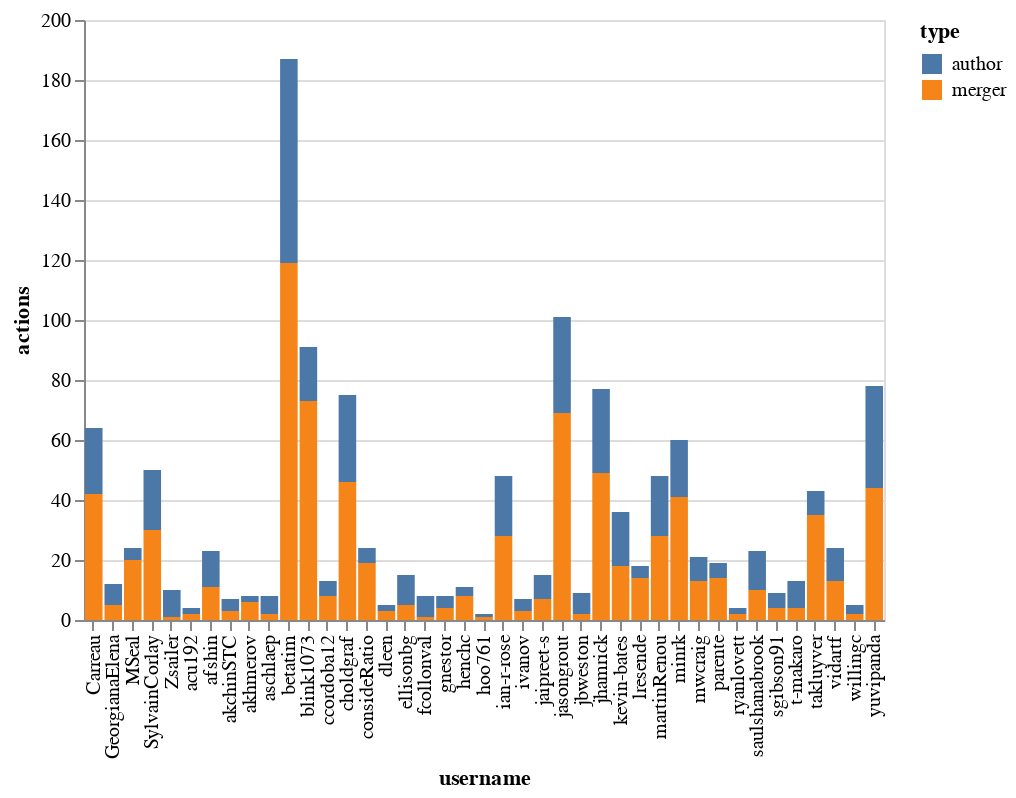

Write notebook code for a chart like this one.
### Markdown cell above
Authoring and merging stats by repo

### Code cell
merged_by = pd.Series(merged_by, name='merger')
pr_by = pd.Series(pr_by, name='author')
stats = pd.merge(merged_by, pr_by, left_index=True, right_index=True)
stats.index.name = "username"
stats.columns.name = "type"
stats = stats.stack()
stats.name = "actions"
stats = stats.reset_index()
ch = alt.Chart(data=stats)
bar = ch.mark_bar().encode(
    x="username",
    y="actions",
    color="type"
)
bar

### Figure 1 — Vega-Lite specification as saved in the notebook (floating-point values rounded to 4 significant figures)
{"$schema": "https://vega.github.io/schema/vega-lite/v3.3.0.json", "config": {"mark": {"tooltip": null}, "view": {"height": 300, "width": 400}}, "data": {"name": "data-de78a0fe68f886ef51f894b4daa11cfd"}, "datasets": {"data-de78a0fe68f886ef51f894b4daa11cfd": [{"actions": 46, "type": "merger", "username": "choldgraf"}, {"actions": 29, "type": "author", "username": "choldgraf"}, {"actions": 41, "type": "merger", "username": "minrk"}, {"actions": 19, "type": "author", "username": "minrk"}, {"actions": 73, "type": "merger", "username": "blink1073"}, {"actions": 18, "type": "author", "username": "blink1073"}, {"actions": 42, "type": "merger", "username": "Carreau"}, {"actions": 22, "type": "author", "username": "Carreau"}, {"actions": 14, "type": "merger", "username": "parente"}, {"actions": 5, "type": "author", "username": "parente"}, {"actions": 18, "type": "merger", "username": "kevin-bates"}, {"actions": 18, "type": "author", "username": "kevin-bates"}, {"actions": 3, "type": "merger", "username": "akchinSTC"}, {"actions": 4, "type": "author", "username": "akchinSTC"}, {"actions": 14, "type": "merger", "username": "lresende"}, {"actions": 4, "type": "author", "username": "lresende"}, {"actions": 6, "type": "merger", "username": "akhmerov"}, {"actions": 2, "type": "author", "username": "akhmerov"}, {"actions": 30, "type": "merger", "username": "SylvainCorlay"}, {"actions": 20, "type": "author", "username": "SylvainCorlay"}, {"actions": 2, "type": "merger", "username": "jbweston"}, {"actions": 7, "type": "author", "username": "jbweston"}, {"actions": 20, "type": "merger", "username": "MSeal"}, {"actions": 4, "type": "author", "username": "MSeal"}, {"actions": 35, "type": "merger", "username": "takluyver"}, {"actions": 8, "type": "author", "username": "takluyver"}, {"actions": 3, "type": "merger", "username": "ivanov"}, {"actions": 4, "type": "author", "username": "ivanov"}, {"actions": 2, "type": "merger", "username": "willingc"}, {"actions": 3, "type": "author", "username": "willingc"}, {"actions": 4, "type": "merger", "username": "t-makaro"}, {"actions": 9, "type": "author", "username": "t-makaro"}, {"actions": 13, "type": "merger", "username": "vidartf"}, {"actions": 11, "type": "author", "username": "vidartf"}, {"actions": 49, "type": "merger", "username": "jhamrick"}, {"actions": 28, "type": "author", "username": "jhamrick"}, {"actions": 8, "type": "merger", "username": "ccordoba12"}, {"actions": 5, "type": "author", "username": "ccordoba12"}, {"actions": 119, "type": "merger", "username": "betatim"}, {"actions": 68, "type": "author", "username": "betatim"}, {"actions": 44, "type": "merger", "username": "yuvipanda"}, {"actions": 34, "type": "author", "username": "yuvipanda"}, {"actions": 19, "type": "merger", "username": "consideRatio"}, {"actions": 5, "type": "author", "username": "consideRatio"}, {"actions": 7, "type": "merger", "username": "jaipreet-s"}, {"actions": 8, "type": "author", "username": "jaipreet-s"}, {"actions": 28, "type": "merger", "username": "martinRenou"}, {"actions": 20, "type": "author", "username": "martinRenou"}, {"actions": 69, "type": "merger", "username": "jasongrout"}, {"actions": 32, "type": "author", "username": "jasongrout"}, {"actions": 13, "type": "merger", "username": "mwcraig"}, {"actions": 8, "type": "author", "username": "mwcraig"}, {"actions": 4, "type": "merger", "username": "sgibson91"}, {"actions": 5, "type": "author", "username": "sgibson91"}, {"actions": 2, "type": "merger", "username": "ryanlovett"}, {"actions": 2, "type": "author", "username": "ryanlovett"}, {"actions": 8, "type": "merger", "username": "henchc"}, {"actions": 3, "type": "author", "username": "henchc"}, {"actions": 5, "type": "merger", "username": "GeorgianaElena"}, {"actions": 7, "type": "author", "username": "GeorgianaElena"}, {"actions": 28, "type": "merger", "username": "ian-r-rose"}, {"actions": 20, "type": "author", "username": "ian-r-rose"}, {"actions": 4, "type": "merger", "username": "gnestor"}, {"actions": 4, "type": "author", "username": "gnestor"}, {"actions": 2, "type": "merger", "username": "aschlaep"}, {"actions": 6, "type": "author", "username": "aschlaep"}, {"actions": 10, "type": "merger", "username": "saulshanabrook"}, {"actions": 13, "type": "author", "username": "saulshanabrook"}, {"actions": 5, "type": "merger", "username": "ellisonbg"}, {"actions": 10, "type": "author", "username": "ellisonbg"}, {"actions": 11, "type": "merger", "username": "afshin"}, {"actions": 12, "type": "author", "username": "afshin"}, {"actions": 1, "type": "merger", "username": "fcollonval"}, {"actions": 7, "type": "author", "username": "fcollonval"}, {"actions": 2, "type": "merger", "username": "acu192"}, {"actions": 2, "type": "author", "username": "acu192"}, {"actions": 1, "type": "merger", "username": "hoo761"}, {"actions": 1, "type": "author", "username": "hoo761"}, {"actions": 3, "type": "merger", "username": "dleen"}, {"actions": 2, "type": "author", "username": "dleen"}, {"actions": 1, "type": "merger", "username": "Zsailer"}, {"actions": 9, "type": "author", "username": "Zsailer"}]}, "encoding": {"color": {"field": "type", "type": "nominal"}, "x": {"field": "username", "type": "nominal"}, "y": {"field": "actions", "type": "quantitative"}}, "mark": "bar"}
